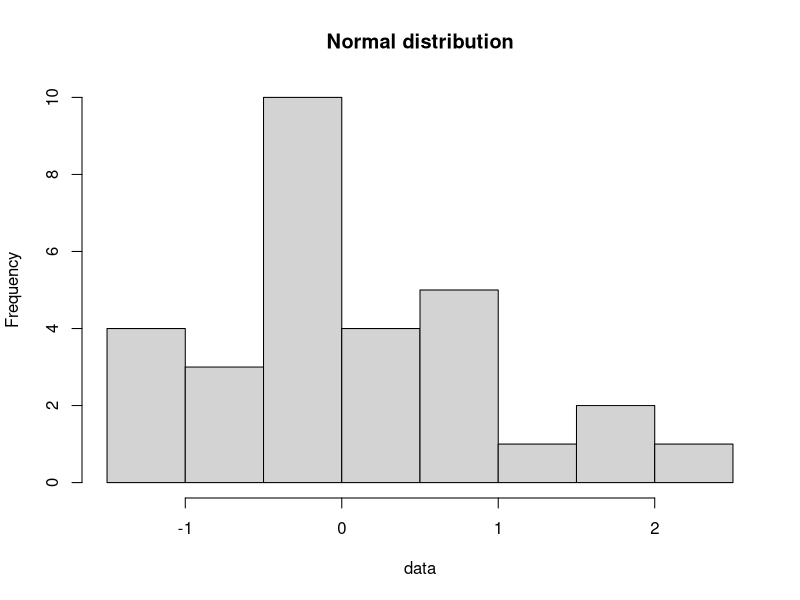

Write R code to recreate this figure. (Note: this script raises an error after producing the figure.)
# creating R objects
mydate <- as.Date('2015-03-12')
myfunction <- function(x) { x*x} 
myname <- "Theo"
mydf <- data.frame(c1=1:2, c2=letters[1:2])


# getting their class attributes using the class() function 
class(mydate)
class(myfunction)
class(myname)
class(mydf)

# example 
data <- rnorm(30)
hist(data, main="Normal distribution")

#exapmle 2

vehicles <- as_tibble(cars[1:5,])
vehicles[['speed']]
vehicles[[1]]
vehicles$speed

# Using placeholders with the pipe
vehicles %>% .$dist
vehicles %>% .[['dist']]
vehicles %>% .[[2]]

